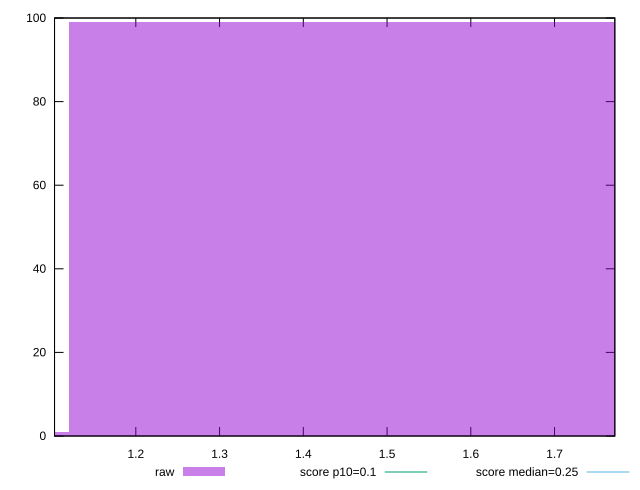

This chart was generated by the following gnuplot code:
reset

$raw <<EOF
1.4938641023265626 99
0.7469320511632813 1
EOF

set key outside below
set boxwidth 0.7469320511632813
set xrange [1.102942403793335:1.7719735717773437]
set yrange [0:100]
set trange [0:100]
set style fill transparent solid 0.5 noborder

set parametric
set terminal svg size 640, 490 enhanced background rgb 'white'
set output "report_00017_2021-02-10T15-08-03.406Z/cumulative-layout-shift/samples/pages/raw/histogram.svg"

plot $raw title "raw" with boxes, \
     0.1,t title "score p10=0.1", \
     0.25,t title "score median=0.25"

reset
